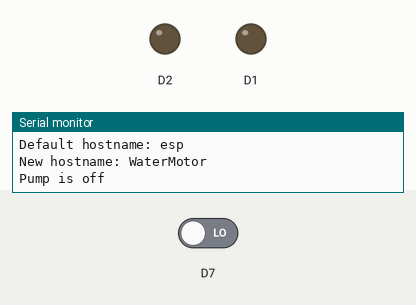
Recording of a sketch running on a simulated ESP8266 (NodeMCU). On the bench: output pins drawn as LEDs (lit = HIGH), the last lines printed to the serial monitor. The test bench sets the inputs (shaded band); at power-on: D7 LOW. WiFi joins after 1.5 s; servers stay silent unless stated.

Above: at 3.0 s.
3.1 s: D7 driven HIGH
At 4.7 s:
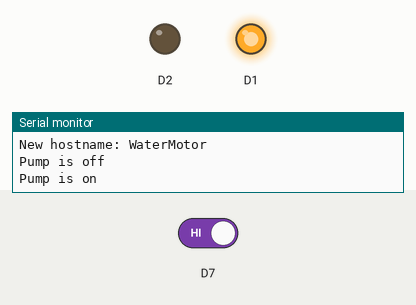
5.3 s: D7 driven LOW
At 6.3 s:
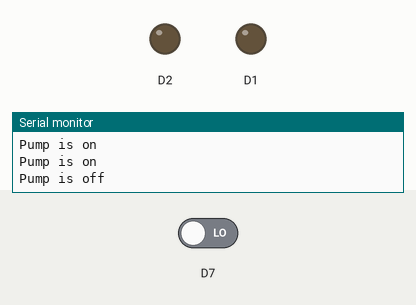
Timing chart, 0 to 8.3 s (numbered marks = the images above; inputs shaded):
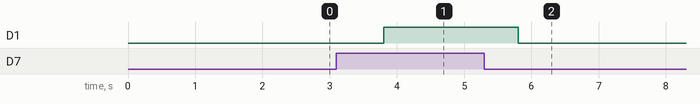

Measured:
- after the input at 3.1 s, D1: LOW → HIGH after 0.70 s
- after the input at 5.3 s, D1: HIGH → LOW after 0.51 s

The sketch:

WaterLevelBlynkCtrl.ino
```cpp
/* This application is written to control relays/appliences using the blynk server.
 * This application is successfully deployed on the soler/UPS controller.
 * Developer: Parvaiz Ahmad.
 */

#define BLYNK_PRINT Serial // Enables Serial Monitor
#include <ArduinoOTA.h>
#include <ESP8266WiFi.h>
#include <BlynkSimpleEsp8266.h>
//#include <TimeLib.h>

#define OTA
BlynkTimer timer, sensorTimer;

//char auth[] = "UAoA8gqdJ_pGi9CAcKmhHzrpoD8lfxJP"; //Local Server on blynk.iot-cm.com

char auth[] = "pLQ0q4BEJx5YaJGA7WgHxlv90MK50uo_"; //Local Server on miniserver
bool overrideSensor = false; // Flag to indicate if app control overrides the sensor
const char ssid[] = "NETGEAR52";
const char pass[] = "Roshan1qaz123";


String newHostname = "WaterMotor";

void sendRSSI()
{
  int rssi = WiFi.RSSI();
  //rssi = map(rssi, 0, -110, 0, 100);
  //lrssi = 150 - (5/3)*rssi;

  Blynk.virtualWrite(V0,rssi);
}

void checkSensorState(){
  // If override is enabled, skip sensor control
  if (overrideSensor) {
    return;
  }

  // read pin 13 state if high set pin 2 high
  if(digitalRead(13) == HIGH)
  {
    Blynk.virtualWrite(V1,1);
    digitalWrite(D1,HIGH);
    Serial.println("Pump is on");
  }
  else
  {
    Blynk.virtualWrite(V1,0);
    digitalWrite(D1,LOW);
    Serial.println("Pump is off");
  }
}

BLYNK_CONNECTED() {
  Blynk.syncAll();
  Blynk.syncVirtual(V1);
}

BLYNK_APP_CONNECTED() {
  Blynk.syncAll();
}

BLYNK_WRITE(V1)
{
  bool state = param[0].asInt();

  if(state && overrideSensor)
  {
    digitalWrite(D1,HIGH);
    Blynk.notify("Water Motor is on now.");
    Serial.println("Water Motor is on now.");
    Blynk.virtualWrite(V1,1);
  }
  else if(!state && overrideSensor)
  {
    digitalWrite(D1,LOW);
    Blynk.notify("Water Motor is off now.");
    Serial.println("Water Motor is off now.");
    Blynk.virtualWrite(V1,0);
  }
}

BLYNK_WRITE(V2) {
  bool state = param[0].asInt();
  if(state)
  {
    overrideSensor = true; // Enable override when the app sends a command
  }
  else if(!state)
  {
    overrideSensor = false; // Disable override when the app sends a command to turn off
  }
}

void setup()
{
  pinMode(D2, OUTPUT);
  pinMode(D1, OUTPUT);
  // set pin 13 to input mode pull down
  pinMode(13, INPUT);
  // See the connection status in Serial Monitor
  Serial.begin(115200);

  //Blynk.begin(auth, ssid, pass, IPAddress(49,229,108,138) ,8080); // blynk.iot-cm.com
  Blynk.begin(auth, ssid, pass, IPAddress(192,168,1,11) ,8080); // blynk.iot-cm.com

  Serial.printf("Default hostname: %s\n", WiFi.hostname().c_str());
  WiFi.hostname(newHostname.c_str());
  Serial.printf("New hostname: %s\n", WiFi.hostname().c_str());

  OTASetup("WaterMotor", "admin1234");

  timer.setInterval(1000L, sendRSSI);
  sensorTimer.setInterval(1000L, checkSensorState);
}

void loop()
{
  // All the Blynk Magic happens here...
  Blynk.run();
  ArduinoOTA.handle();
  timer.run();
  sensorTimer.run();
  // to avoid delay() function!

}
#ifdef OTA
void OTASetup(char host[], char passwrd[])
{
  ArduinoOTA.setHostname(host);
  ArduinoOTA.setPassword(passwrd);
  ArduinoOTA.onStart([]() {
    String type;
    if (ArduinoOTA.getCommand() == U_FLASH) {
      type = "sketch";
    } else { // U_SPIFFS
      type = "filesystem";
    }

    // NOTE: if updating SPIFFS this would be the place to unmount SPIFFS using SPIFFS.end()
    Serial.println("Start updating " + type);
  });

  ArduinoOTA.onEnd([]() {
    Serial.println("\nEnd");
  });

  ArduinoOTA.onProgress([](unsigned int progress, unsigned int total) {
    Serial.printf("Progress: %u%%\r", (progress / (total / 100)));
  });

  ArduinoOTA.onError([](ota_error_t error) {
    Serial.printf("Error[%u]: ", error);
    if (error == OTA_AUTH_ERROR) {
      Serial.println("Auth Failed");
    } else if (error == OTA_BEGIN_ERROR) {
      Serial.println("Begin Failed");
    } else if (error == OTA_CONNECT_ERROR) {
      Serial.println("Connect Failed");
    } else if (error == OTA_RECEIVE_ERROR) {
      Serial.println("Receive Failed");
    } else if (error == OTA_END_ERROR) {
      Serial.println("End Failed");
    }
  });

  // initialize OTA capability
  ArduinoOTA.begin();
}
#endif
```
